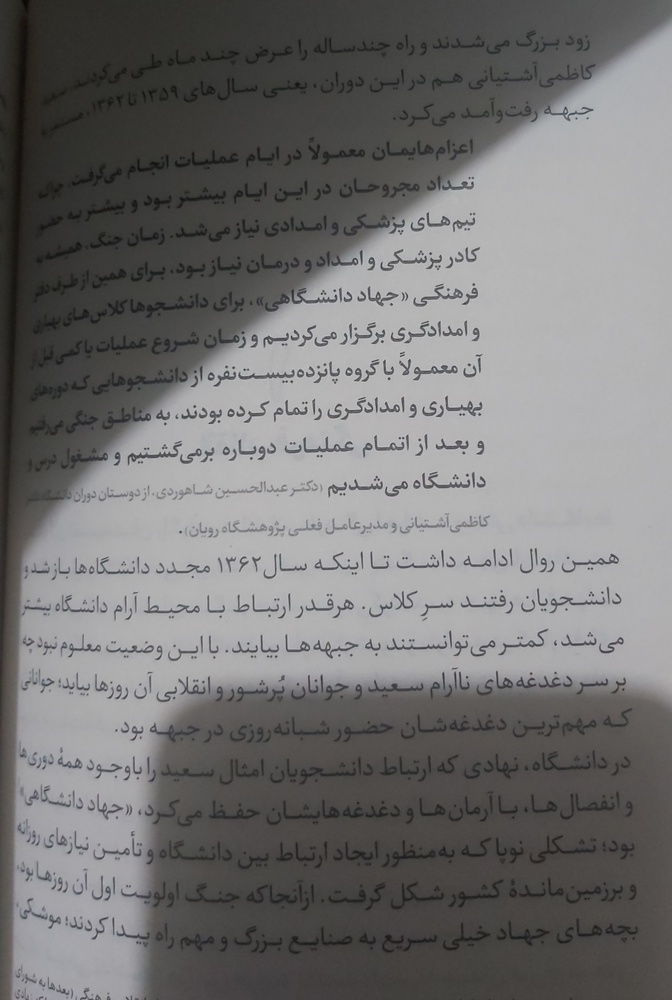
#> input picture HW8/royan.jpg, 672 x 1000 px, shrunk from 3540 x 5267 before the run
$ jupyter execute --allow-errors 'HW[8].ipynb'   (shell and % lines are left out)
#> lines starting #> are read from the running program, lines starting #| are printed output that depends on the picture; after the words box and inside, x2 and y2 are one past the last pixel; in counts of white or black regions, pixels touching at a corner belong together
# **الف:**

[cell 1]
# Import required packages
import cv2
import pytesseract
from google.colab.patches import cv2_imshow
from PIL import Image

##################### your code ################################
img = cv2.imread("royan.jpg")
#> img is the input picture: shape (1000, 672, 3); mean B, G, R 115.3, 115.6, 116.4
img = cv2.cvtColor(img, cv2.COLOR_BGR2GRAY)
#> img: shape (1000, 672)
ret, thresh1 = cv2.threshold(img, 120, 255, cv2.THRESH_BINARY + cv2.THRESH_OTSU)
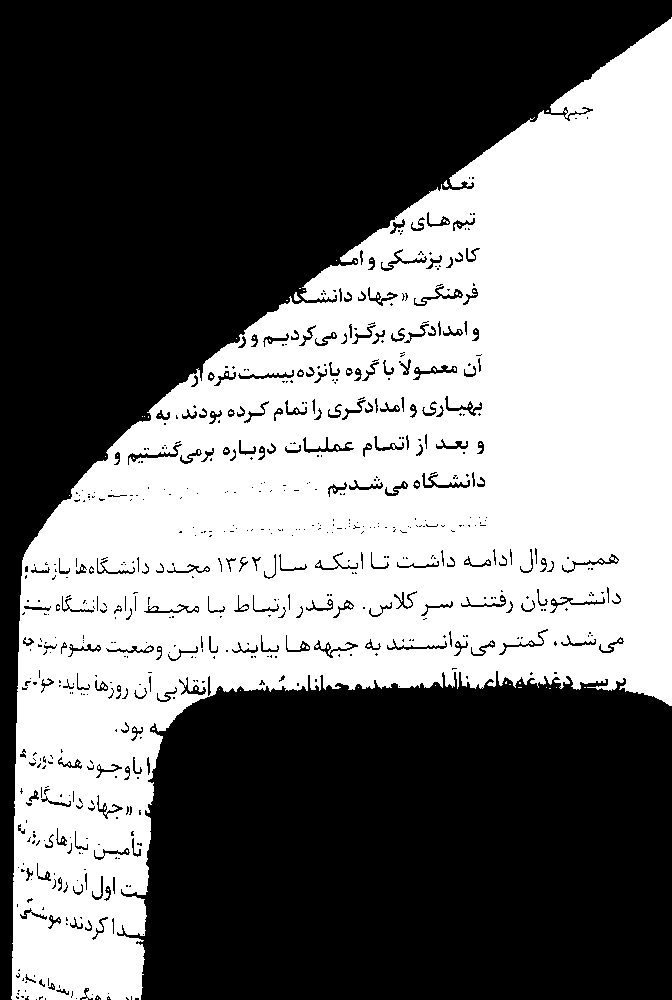
#> thresh1: shape (1000, 672); 45.3% white; 90 white regions (87 under 20 px), largest, box (x1, y1, x2, y2) and area: (11, 17, 672, 1000) 303694, (294, 292, 301, 301) 36, (443, 180, 449, 187) 22
#> ret = 120
thresh2 = cv2.adaptiveThreshold(img, 255, cv2.ADAPTIVE_THRESH_GAUSSIAN_C, cv2.THRESH_BINARY, 199, 5)
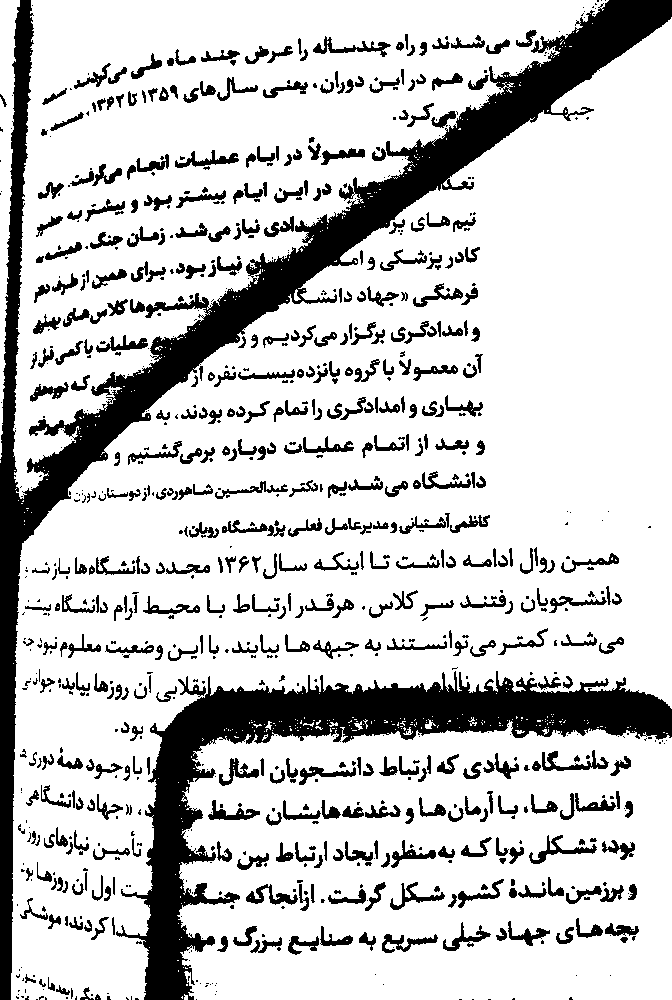
#> thresh2: shape (1000, 672); 79.1% white; 969 black regions (483 under 20 px), largest, box (x1, y1, x2, y2) and area: (0, 0, 672, 1000) 49380, (116, 671, 672, 1000) 33796, (542, 750, 609, 771) 500

################################################################
# Finding contours
## result = result otso|adaptive algorithm
print("OTSU OUTPUT:")
print(pytesseract.image_to_string(thresh1 , lang='fas'))
#> (this line was passed over: pytesseract is not available in this run)
print("*************************")
print("\nAdaptive Threshold OUTPUT:")
print(pytesseract.image_to_string(thresh2 , lang='fas'))
#> (this line was passed over: pytesseract is not available in this run)

[cell 2]
image_path_in_colab='.....'
#> (the rest of this cell did not finish here and is left out)

# **ب:**

[cell 3]
# Import required packages
import cv2
import pytesseract
from google.colab.patches import cv2_imshow
from PIL import Image
##################### your code ################################
img = cv2.imread("mypic.png")
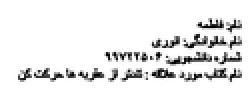
#> input picture HW8/mypic.png, 125 x 48 px, shrunk from 657 x 251 before the run (shown 2 times larger)
#> img is the input picture: shape (48, 125, 3); min 0, max 255, mean 233.5
img = cv2.cvtColor(img, cv2.COLOR_BGR2GRAY)
#> img: shape (48, 125)

ret, thresh = cv2.threshold(img, 80, 255, cv2.THRESH_BINARY + cv2.THRESH_OTSU)
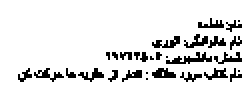
#> thresh: shape (48, 125) (shown 2 times larger); 89.7% white; black in thin lines or dots, all inside (x1, y1, x2, y2) = (9, 9, 121, 41)
#> ret = 163

kernel = cv2.getStructuringElement(cv2.MORPH_ELLIPSE,(3,3))

dilation = cv2.dilate(thresh, kernel, iterations=1)
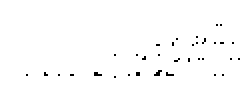
#> dilation: shape (48, 125) (shown 2 times larger); 98.9% white; black in thin lines or dots, all inside (x1, y1, x2, y2) = (13, 12, 120, 39)
cv2_imshow(dilation)
################################################################
# Finding contours
im2 = dilation.copy()
contours, hierarchy = cv2.findContours(dilation, cv2.RETR_EXTERNAL,cv2.CHAIN_APPROX_NONE)
#> contours = 1 contour; box (x1, y1, x2, y2) and area: (0, 0, 125, 48) 5828

#> (the rest of this cell did not finish here and is left out)

[cell 4]
# Import required packages
import cv2
import pytesseract
from google.colab.patches import cv2_imshow
from PIL import Image
##################### your code ################################
img = cv2.imread("mypic.png")
img = cv2.cvtColor(img, cv2.COLOR_BGR2GRAY)

ret, thresh = cv2.threshold(img, 80, 255, cv2.THRESH_BINARY + cv2.THRESH_OTSU)

kernel = cv2.getStructuringElement(cv2.MORPH_CROSS,(3,3))

dilation = cv2.dilate(thresh, kernel, iterations=1)
cv2_imshow(dilation)
################################################################
# Finding contours
im2 = dilation.copy()
contours, hierarchy = cv2.findContours(dilation, cv2.RETR_EXTERNAL,cv2.CHAIN_APPROX_NONE)

#> (the rest of this cell did not finish here and is left out)

[cell 5]
# Import required packages
import cv2
import pytesseract
from google.colab.patches import cv2_imshow
from PIL import Image
##################### your code ################################
img = cv2.imread("mypic.png")
img = cv2.cvtColor(img, cv2.COLOR_BGR2GRAY)

ret, thresh = cv2.threshold(img, 80, 255, cv2.THRESH_BINARY + cv2.THRESH_OTSU)

kernel = cv2.getStructuringElement(cv2.MORPH_RECT,(3,3))

dilation = cv2.dilate(thresh, kernel, iterations=1)
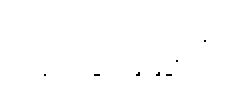
#> dilation: shape (48, 125) (shown 2 times larger); 99.8% white; black in thin lines or dots, all inside (x1, y1, x2, y2) = (22, 20, 103, 38)
cv2_imshow(dilation)
################################################################
# Finding contours
im2 = dilation.copy()
contours, hierarchy = cv2.findContours(dilation, cv2.RETR_EXTERNAL,cv2.CHAIN_APPROX_NONE)

#> (the rest of this cell did not finish here and is left out)
